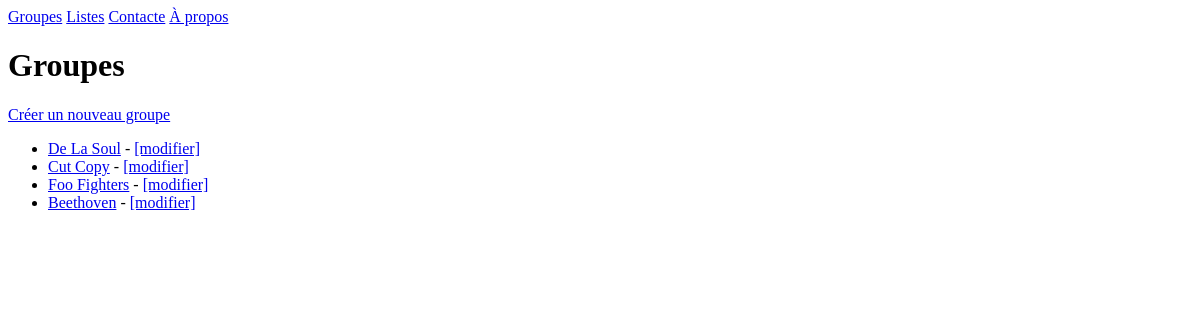
The page /bands/ on the database as committed earlier.
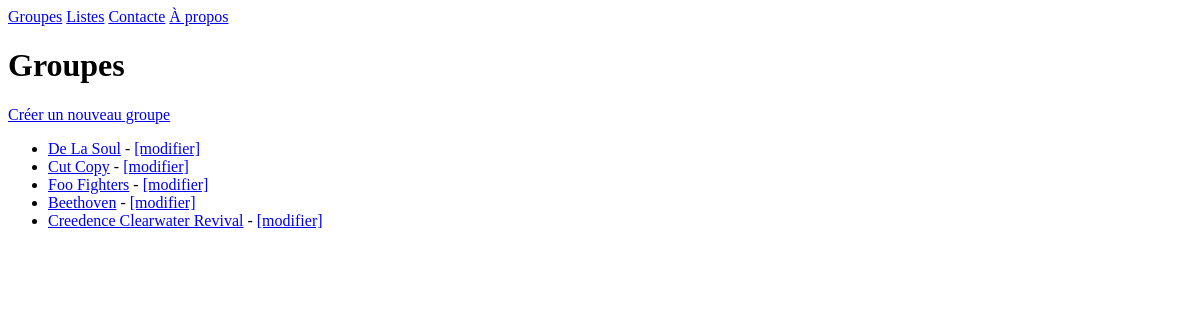
The same page on the database as committed later.
### listings/models.py (models this page shows, shortened)
class Band(models.Model):
	class Genre(models.TextChoices):
		HIP_HOP = 'HH'
		SYNTH_POP = 'SP'
		ALTERNATIVE_ROCK = 'AR'
	name = models.fields.CharField(max_length=100)
	genre = models.fields.CharField(choices=Genre.choices, max_length=5)
	biography = models.fields.CharField(max_length=1000)
	year_formed = models.fields.IntegerField(validators=[MinValueValidator(1900), MaxValueValidator(2023)])
	active = models.fields.BooleanField(default=True)
	official_homepage = models.fields.URLField(null=True, blank=True)

### listings/views.py (the view)
# urls.py: path('bands/', views.band_list, name='band-list'),
def band_list(request):
	bands = Band.objects.all()
	return render(request,
				'listings/band_list.html',
				{'bands': bands})

### listings/templates/listings/band_list.html
{% extends 'listings/base.html' %}
{% block content %}
<h1>Groupes</h1>
<a href="{% url 'band-create' %}">Créer un nouveau groupe</a>
<ul>
	{% for band in bands %}
	<li>
		<a href="{% url 'band-detail' band.id %}">{{ band.name }}</a>
		- <a href="{% url 'band-update' band.id %}">[modifier]</a>
	</li>
	{% endfor %}
</ul>
{% endblock %}

Rows that differ between the two databases and show on the page:
added Band: name "Creedence Clearwater Revival"
